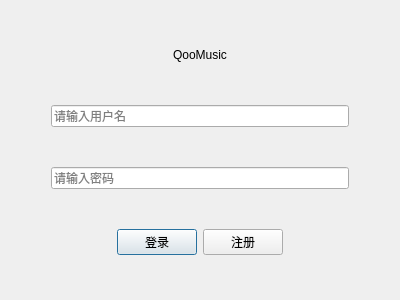
<?xml version="1.0" encoding="UTF-8"?>
<ui version="4.0">
 <class>LoginRegisterDialog</class>
 <widget class="QDialog" name="LoginRegisterDialog">
  <property name="geometry">
   <rect>
    <x>0</x>
    <y>0</y>
    <width>400</width>
    <height>300</height>
   </rect>
  </property>
  <property name="windowTitle">
   <string>Dialog</string>
  </property>
  <property name="styleSheet">
   <string notr="true"/>
  </property>
  <layout class="QVBoxLayout" name="verticalLayout" stretch="0,0,0,0,0,0,0,0,0">
   <item>
    <spacer name="verticalSpacer_2">
     <property name="orientation">
      <enum>Qt::Vertical</enum>
     </property>
     <property name="sizeHint" stdset="0">
      <size>
       <width>20</width>
       <height>40</height>
      </size>
     </property>
    </spacer>
   </item>
   <item>
    <layout class="QHBoxLayout" name="horizontalLayout">
     <item>
      <spacer name="horizontalSpacer">
       <property name="orientation">
        <enum>Qt::Horizontal</enum>
       </property>
       <property name="sizeHint" stdset="0">
        <size>
         <width>40</width>
         <height>20</height>
        </size>
       </property>
      </spacer>
     </item>
     <item>
      <widget class="QPushButton" name="pushButton_3">
       <property name="enabled">
        <bool>true</bool>
       </property>
       <property name="focusPolicy">
        <enum>Qt::NoFocus</enum>
       </property>
       <property name="styleSheet">
        <string notr="true">background:transparent;
border:none;</string>
       </property>
       <property name="text">
        <string>QooMusic</string>
       </property>
       <property name="icon">
        <iconset>
         <normaloff>:/icon/handle</normaloff>:/icon/handle</iconset>
       </property>
       <property name="iconSize">
        <size>
         <width>60</width>
         <height>60</height>
        </size>
       </property>
       <property name="checkable">
        <bool>false</bool>
       </property>
       <property name="autoDefault">
        <bool>true</bool>
       </property>
       <property name="flat">
        <bool>true</bool>
       </property>
      </widget>
     </item>
     <item>
      <spacer name="horizontalSpacer_2">
       <property name="orientation">
        <enum>Qt::Horizontal</enum>
       </property>
       <property name="sizeHint" stdset="0">
        <size>
         <width>40</width>
         <height>20</height>
        </size>
       </property>
      </spacer>
     </item>
    </layout>
   </item>
   <item>
    <spacer name="verticalSpacer">
     <property name="orientation">
      <enum>Qt::Vertical</enum>
     </property>
     <property name="sizeHint" stdset="0">
      <size>
       <width>20</width>
       <height>40</height>
      </size>
     </property>
    </spacer>
   </item>
   <item>
    <layout class="QHBoxLayout" name="horizontalLayout_2" stretch="0,1,0">
     <property name="topMargin">
      <number>0</number>
     </property>
     <item>
      <spacer name="horizontalSpacer_3">
       <property name="orientation">
        <enum>Qt::Horizontal</enum>
       </property>
       <property name="sizeHint" stdset="0">
        <size>
         <width>40</width>
         <height>20</height>
        </size>
       </property>
      </spacer>
     </item>
     <item>
      <widget class="QLineEdit" name="lineEdit_2">
       <property name="placeholderText">
        <string>请输入用户名</string>
       </property>
      </widget>
     </item>
     <item>
      <spacer name="horizontalSpacer_4">
       <property name="orientation">
        <enum>Qt::Horizontal</enum>
       </property>
       <property name="sizeHint" stdset="0">
        <size>
         <width>40</width>
         <height>20</height>
        </size>
       </property>
      </spacer>
     </item>
    </layout>
   </item>
   <item>
    <spacer name="verticalSpacer_5">
     <property name="orientation">
      <enum>Qt::Vertical</enum>
     </property>
     <property name="sizeHint" stdset="0">
      <size>
       <width>20</width>
       <height>40</height>
      </size>
     </property>
    </spacer>
   </item>
   <item>
    <layout class="QHBoxLayout" name="horizontalLayout_3" stretch="0,1,0">
     <property name="topMargin">
      <number>0</number>
     </property>
     <item>
      <spacer name="horizontalSpacer_5">
       <property name="orientation">
        <enum>Qt::Horizontal</enum>
       </property>
       <property name="sizeHint" stdset="0">
        <size>
         <width>40</width>
         <height>20</height>
        </size>
       </property>
      </spacer>
     </item>
     <item>
      <widget class="QLineEdit" name="lineEdit">
       <property name="echoMode">
        <enum>QLineEdit::Password</enum>
       </property>
       <property name="placeholderText">
        <string>请输入密码</string>
       </property>
      </widget>
     </item>
     <item>
      <spacer name="horizontalSpacer_6">
       <property name="orientation">
        <enum>Qt::Horizontal</enum>
       </property>
       <property name="sizeHint" stdset="0">
        <size>
         <width>40</width>
         <height>20</height>
        </size>
       </property>
      </spacer>
     </item>
    </layout>
   </item>
   <item>
    <spacer name="verticalSpacer_3">
     <property name="orientation">
      <enum>Qt::Vertical</enum>
     </property>
     <property name="sizeHint" stdset="0">
      <size>
       <width>20</width>
       <height>40</height>
      </size>
     </property>
    </spacer>
   </item>
   <item>
    <layout class="QHBoxLayout" name="horizontalLayout_5">
     <property name="topMargin">
      <number>0</number>
     </property>
     <item>
      <spacer name="horizontalSpacer_8">
       <property name="orientation">
        <enum>Qt::Horizontal</enum>
       </property>
       <property name="sizeHint" stdset="0">
        <size>
         <width>40</width>
         <height>20</height>
        </size>
       </property>
      </spacer>
     </item>
     <item>
      <layout class="QHBoxLayout" name="horizontalLayout_4">
       <property name="topMargin">
        <number>0</number>
       </property>
       <item>
        <widget class="QPushButton" name="pushButton_2">
         <property name="text">
          <string>登录</string>
         </property>
        </widget>
       </item>
       <item>
        <widget class="QPushButton" name="pushButton">
         <property name="text">
          <string>注册</string>
         </property>
        </widget>
       </item>
      </layout>
     </item>
     <item>
      <spacer name="horizontalSpacer_7">
       <property name="orientation">
        <enum>Qt::Horizontal</enum>
       </property>
       <property name="sizeHint" stdset="0">
        <size>
         <width>40</width>
         <height>20</height>
        </size>
       </property>
      </spacer>
     </item>
    </layout>
   </item>
   <item>
    <spacer name="verticalSpacer_4">
     <property name="orientation">
      <enum>Qt::Vertical</enum>
     </property>
     <property name="sizeHint" stdset="0">
      <size>
       <width>20</width>
       <height>40</height>
      </size>
     </property>
    </spacer>
   </item>
  </layout>
 </widget>
 <resources/>
 <connections/>
</ui>
